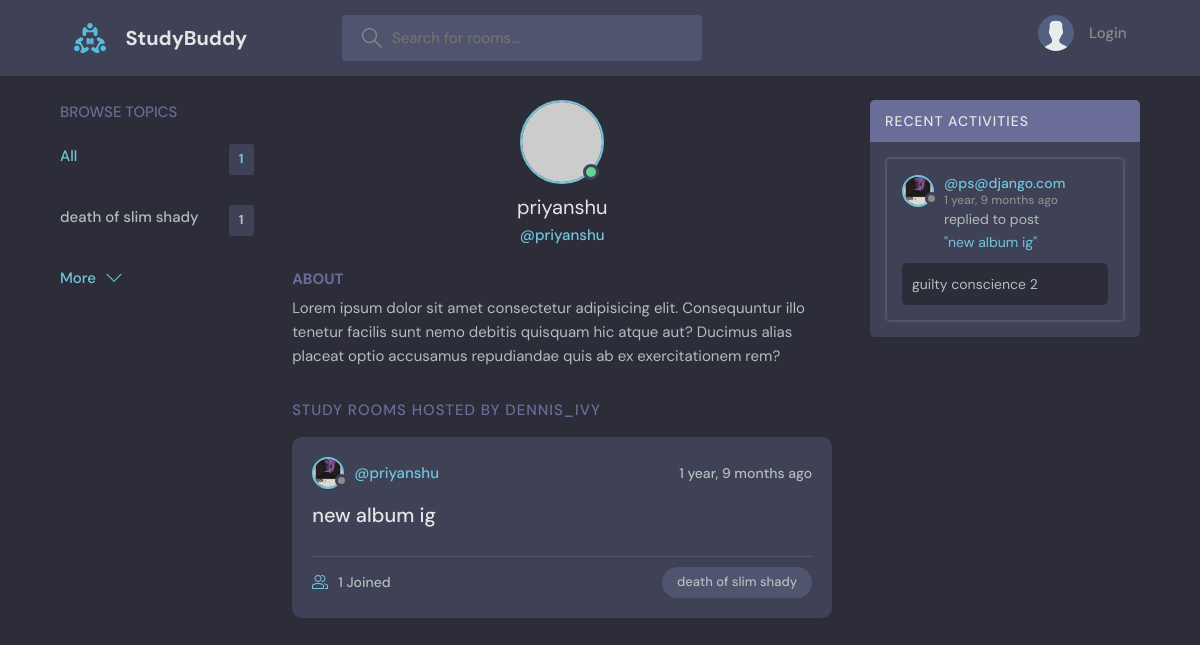
The app's page /profile/1/, older data.
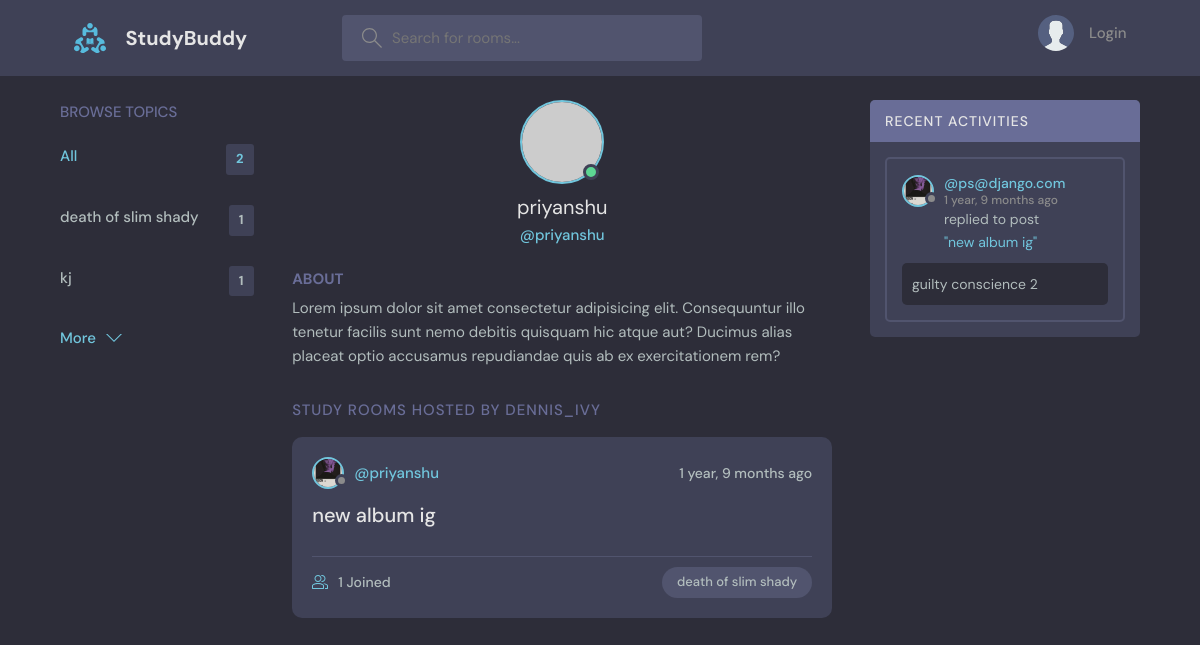
The same page, newer data.
### base/models.py (models this page shows, shortened)
class Topic(models.Model):
    name=models.CharField(max_length=200)

class User(AbstractUser):
    name = models.CharField(max_length=200,null=True)
    email = models.EmailField(null=True,unique=True)
    bio = models.TextField(null=True)
    avatar = models.ImageField(null=True, default="avatar.svg")
    USERNAME_FIELD = "email"
    REQUIRED_FIELDS=[]

class Room(models.Model):
    host =models.ForeignKey(User,on_delete=models.SET_NULL,null=True)
    topic = models.ForeignKey(Topic,on_delete=models.SET_NULL,null=True)
    name= models.CharField(max_length=200)
    description = models.TextField(null=True, blank=True)
    participants = models.ManyToManyField(User,related_name='participants',blank=True)
    updated = models.DateTimeField(auto_now=True)
    created = models.DateTimeField(auto_now_add=True)
    class Meta:
        ordering = ['-updated','-created']
    def __str__(self):
        return self.name

class Message(models.Model):
    user=models.ForeignKey(User,on_delete=models.CASCADE)
    room=models.ForeignKey(Room,on_delete=models.CASCADE)
    body=models.TextField()
    updated=models.DateTimeField(auto_now=True)
    created=models.DateTimeField(auto_now=True)
    class Meta:
        ordering = ['-updated','-created']
    def __str__(self):
        return self.body[:50]

### base/views.py (the view)
# urls.py: path('profile/<str:pk>/',views.userProfile,name="user-profile"),
def userProfile(request, pk):
    user = User.objects.get(id=pk)
    rooms = user.room_set.all()  # type: ignore
    room_messages = user.message_set.all()  # type: ignore
    topics = Topic.objects.all()
    context = {
        "user": user,
        "rooms": rooms,
        "room_messages": room_messages,
        "topics": topics,
    }
    return render(request, "base/profile.html", context)

### base/templates/base/profile.html (shortened to what this page needs)
{% extends 'main.html' %}
{% block content %}
  <main class="profile-page layout layout--3">
    <div class="container">
      {% include 'base/topic_component.html' %}
      <div class="roomList">
        <div class="profile">
          <div class="profile__avatar">
            <div class="avatar avatar--large active">
              <img src="https://randomuser.me/api/portraits/men/11.jpg" />
            </div>
          </div>
          <div class="profile__info">
            <h3>{{user.username}}</h3>
            <p>@{{user.username}}</p>
          </div>
          <div class="profile__about">
            <h3>About</h3>
            <p>
              Lorem ipsum dolor sit amet consectetur adipisicing elit. Consequuntur illo tenetur
              facilis sunt nemo debitis quisquam hic atque aut? Ducimus alias placeat optio
              accusamus repudiandae quis ab ex exercitationem rem?
            </p>
          </div>
        </div>
        <div class="roomList__header">
          <div>
            <h2>Study Rooms Hosted by dennis_ivy</a>
            </h2>
          </div>
        </div>
        {% include 'base/feed_component.html' %}
      </div>
      {% include 'base/activity_component.html' %}
    </div>
  </main>
  {% endblock %}

### templates/main.html (shortened to what this page needs)
<!DOCTYPE html>
{% load static %}
<html lang="en">
  <head>
    <link rel="stylesheet" href="{% static 'styles/style.css' %}" />
  </head>
  <body>
    {% include 'navbar.html' %}
    {% block content%}
    {%endblock%}
  </body>
</html>

### templates/navbar.html (shortened to what this page needs)
{% load static %}
<header class="header header--loggedIn">
     <div class="container">
       <a href="{% url 'home' %}" class="header__logo">
         <img src="{% static 'images/logo.svg' %}" />
         <h1>StudyBuddy</h1>
       </a>
       <form class="header__search" method="GET" action="{% url 'home' %}">
         <label>
           <input name="q" placeholder="Search for rooms..." />
         </label>
       </form>
       <nav class="header__menu">
         {% if request.user.is_authenticated %}
         <div class="header__user">
           <a href="{% url 'update-user' %}">
             <div class="avatar avatar--medium active">
               <img src="{{request.user.avatar.url}}" />
             </div>
             <p>{{request.user}} <span>@{{request.user.username}}</span></p>
           </a>
           <button class="dropdown-button">
             <svg version="1.1" xmlns="http://www.w3.org/2000/svg" width="32" height="32" viewBox="0 0 32 32">
               <title>chevron-down</title>
               <path d="M16 21l-13-13h-3l16 16 16-16h-3l-13 13z"></path>
             </svg>
           </button>
         </div>
         {% else %}
         <a href="{% url 'login' %}">
           <img src="{% static 'images/avatar.svg' %}" />
           <p>Login</p>
         </a>
         {% endif %}
       </nav>
     </div>
   </header>

### base/templates/base/topic_component.html
<div class="topics">
  <div class="topics__header">
    <h2>Browse Topics</h2>
  </div>
  <ul class="topics__list">
    <li>
      <a href="{% url 'home' %}" class="active">All <span>{{topics.count}}</span></a>
    </li>
    {% for topic in topics %}
    <li>
      <a href="{% url 'home' %}?q={{topic.name}}">{{topic.name}}<span>{{topic.room_set.all.count}}</span></a>
    </li>
    {% endfor %}
  </ul>
  <a class="btn btn--link" href="{% url 'topics' %}">
    More
    <svg version="1.1" xmlns="http://www.w3.org/2000/svg" width="32" height="32" viewBox="0 0 32 32">
      <title>chevron-down</title>
      <path d="M16 21l-13-13h-3l16 16 16-16h-3l-13 13z"></path>
    </svg>
  </a>
</div>

### base/templates/base/feed_component.html (shortened to what this page needs)
{% for room in rooms %}
<div class="roomListRoom">
  <div class="roomListRoom__header">
    <a href="{% url 'user-profile' room.host.id %}" class="roomListRoom__author">
      <div class="avatar avatar--small">
        <img src="{{room.host.avatar.url}}" />
      </div>
      <span>@{{room.host.username}}</span>
    </a>
    <div class="roomListRoom__actions">
      <span>{{room.created|timesince}} ago</span>
    </div>
  </div>
  <div class="roomListRoom__content">
    <a href="{% url 'room' room.id %}">{{room.name}}</a>
  </div>
  <div class="roomListRoom__meta">
    <a href="{% url 'room' room.id %}" class="roomListRoom__joined">
      {{room.participants.count}} Joined
    </a>
    <p class="roomListRoom__topic">{{room.topic.name}}</p>
  </div>
</div>
{% endfor %}

### base/templates/base/activity_component.html (shortened to what this page needs)
<div class="activities">
          <div class="activities__header">
            <h2>Recent Activities</h2>
          </div>
          {% for message in room_messages %}
          <div class="activities__box">
            <div class="activities__boxHeader roomListRoom__header">
              <a href="{% url 'user-profile' message.user.id %}" class="roomListRoom__author">
                <div class="avatar avatar--small">
                  <img src="{{message.user.avatar.url}}" />
                </div>
                <p>
                  @{{message.user}}
                  <span>{{message.created|timesince}} ago</span>
                </p>
              </a>
            </div>
            <div class="activities__boxContent">
              <p>replied to post <a href="{% url 'room' message.room.id %}">"{{message.room}}"</a></p>
              <div class="activities__boxRoomContent">
                {{message}}
              </div>
            </div>
          </div>
          {% endfor %}
        </div>

Row changes from the older to the newer data that the page shows:
added Topic: name "kj", room_set.all.count "1"
Text that changed along with them:
{{ topics.count }}: "1" → "2"
